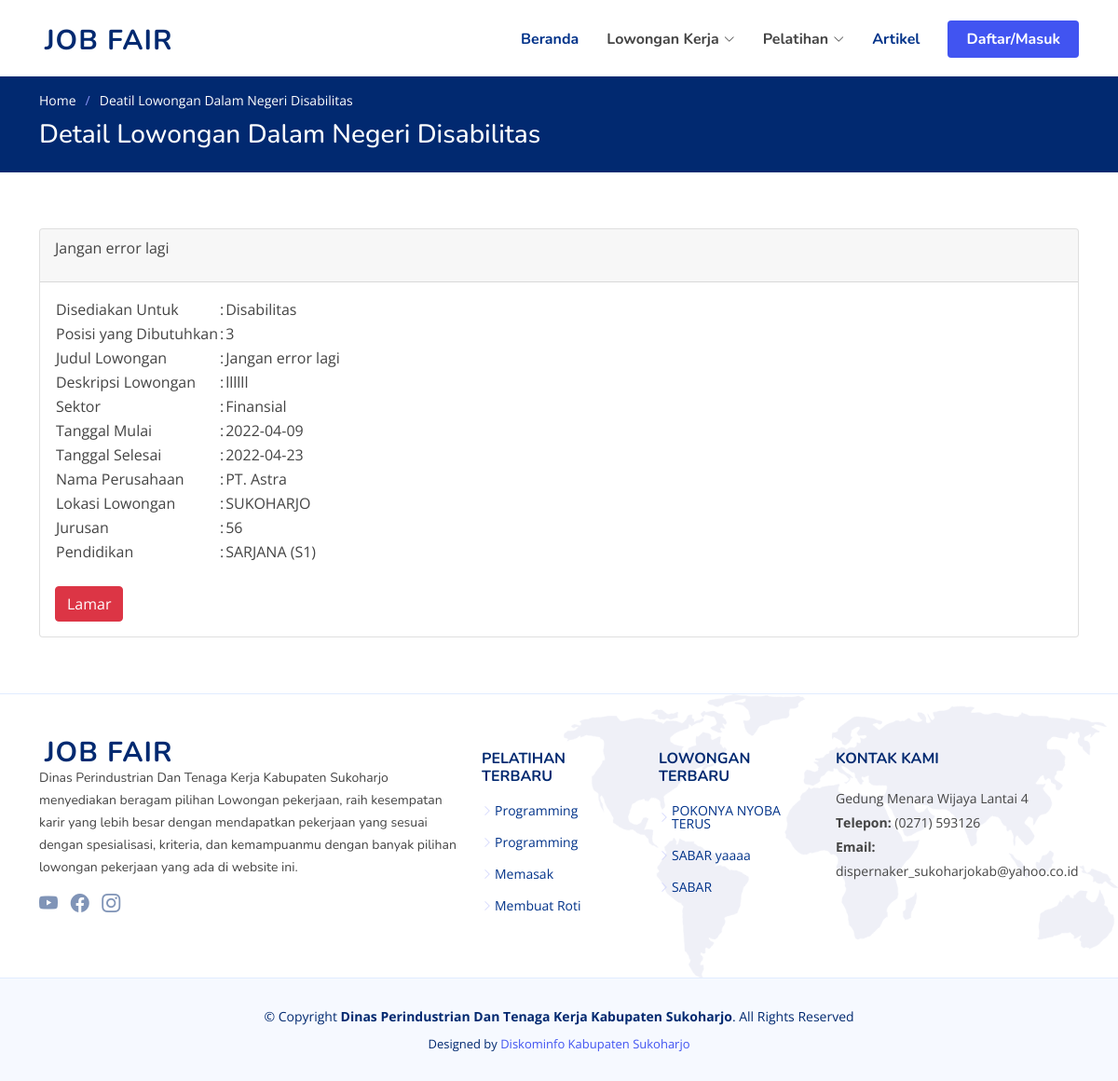
/home/lihatlokerdndisabilitas/98, run on the app's committed database.
### tables this page shows
CREATE TABLE `setting` (
  `web` varchar(99) NOT NULL,
  `keyword` varchar(99) NOT NULL,
  `logo` varchar(99) NOT NULL,
  `alamat` text NOT NULL,
  `telp` varchar(15) NOT NULL,
  `email` varchar(99) NOT NULL,
  `yt` varchar(99) NOT NULL,
  `ig` varchar(99) NOT NULL,
  `fb` varchar(99) NOT NULL
);

CREATE TABLE `lowongan` (
  `id_lowongan` int(11) NOT NULL AUTO_INCREMENT,
  `disediakanuntuk` text NOT NULL,
  `jabatan` varchar(50) NOT NULL,
  `judul_lowongan` text NOT NULL,
  `deskripsi_lowongan` text NOT NULL,
  `id_sektor` int(50) NOT NULL,
  `tgl_buka_loker` date NOT NULL,
  `tgl_tutup_loker` date NOT NULL,
  `lokasi_lowongan` text NOT NULL,
  `jurusan` varchar(50) NOT NULL,
  `id_pendidikan` int(11) NOT NULL,
  `jumlah` int(20) NOT NULL,
  `nama_pj` text NOT NULL,
  `status` varchar(50) NOT NULL,
  `jenis_lowongan` varchar(50) NOT NULL,
  `id_user` text NOT NULL,
  `tgl_seleksi_administrasi` date DEFAULT NULL,
  `tgl_seleksi_wawancara` date DEFAULT NULL,
  `lokasi_wawancara` varchar(100) NOT NULL,
  `date` datetime DEFAULT NULL,
  PRIMARY KEY (`id_lowongan`)
);

CREATE TABLE `sektor` (
  `id_sektor` int(100) NOT NULL AUTO_INCREMENT,
  `nama_sektor` text NOT NULL,
  PRIMARY KEY (`id_sektor`)
);

CREATE TABLE `user` (
  `id_user` int(10) NOT NULL AUTO_INCREMENT,
  `nama_user` varchar(99) DEFAULT NULL,
  `username` varchar(99) DEFAULT NULL,
  `password` varchar(255) DEFAULT NULL,
  `level` int(5) DEFAULT NULL,
  `foto_user` varchar(99) DEFAULT NULL,
  `email_user` varchar(50) DEFAULT NULL,
  `nohp_user` varchar(15) DEFAULT NULL,
  `alamat_user` text DEFAULT NULL,
  `status` int(11) DEFAULT NULL,
  `date` datetime DEFAULT NULL,
  PRIMARY KEY (`id_user`)
);

CREATE TABLE `pendidikan` (
  `id_pendidikan` int(11) NOT NULL AUTO_INCREMENT,
  `nama_pendidikan` text NOT NULL,
  PRIMARY KEY (`id_pendidikan`)
);

CREATE TABLE `pelatihan` (
  `id_pelatihan` int(11) NOT NULL AUTO_INCREMENT,
  `kategori` varchar(20) NOT NULL,
  `nama_pelatihan` varchar(99) NOT NULL,
  `jumlah_peserta` varchar(50) DEFAULT NULL,
  `tanggal_mulai` date DEFAULT NULL,
  `tanggal_selesai` date NOT NULL,
  `deskripsi_pelatihan` text NOT NULL,
  `alamat` varchar(150) NOT NULL,
  `jam` varchar(15) NOT NULL,
  `id_user` int(11) NOT NULL,
  `sertifikat` varchar(100) NOT NULL,
  `date` datetime DEFAULT NULL,
  PRIMARY KEY (`id_pelatihan`)
);

### application/controllers/Home.php (called while the page is built, shortened)
<?php
class Home extends CI_Controller {
    public function __construct()
    {
        $this->load->model('main_model');
        $this->load->model('model_register');
        $this->load->model('model_artikel');
        $this->load->model('model_footer');
        $this->load->model('model_lupapassword');
    }
public function lihatlokerdndisabilitas($id=NULL){
        $data["id"]=$id;
        $this->load->view('frontend/header');
        $this->load->view('frontend/lihatlokerdndisabilitas',$data);
        $this->load->view('frontend/footer');
}
}

### index.php (called while the page is built, shortened)
<?php
require_once BASEPATH.'core/CodeIgniter.php';

### application/models/Model_footer.php (called while the page is built, shortened)
<?php
class Model_footer extends CI_Model {
    function get_lowongan_footer(){
        $today = date("Y-m-d");
        $q=$this->db->query("select * from lowongan where jenis_lowongan='Dalam Negeri' and disediakanuntuk='Umum' and tgl_tutup_loker>='$today' order by id_lowongan desc limit 5");
        return $q;
    }
     function get_pelatihan_footer(){
        $q=$this->db->query("select * from pelatihan where kategori='umum' order by id_pelatihan desc limit 5");
        return $q;
    }
}

### application/views/frontend/lihatlokerdndisabilitas.php (the view, shortened to what this page needs)
<main id="main">
    <?php
                $today= date("Y-m-d");
                $q=$this->db->query("select lowongan.*,user.nama_user,user.foto_user,sektor.nama_sektor,pendidikan.nama_pendidikan from lowongan
                        left join user on user.id_user=lowongan.id_user
                        left join sektor on sektor.id_sektor=lowongan.id_sektor
                        left join pendidikan on pendidikan.id_pendidikan=lowongan.id_pendidikan
                        where lowongan.jenis_lowongan='Dalam Negeri' and lowongan.tgl_tutup_loker>='$today' and lowongan.id_lowongan='$id'
                        and lowongan.disediakanuntuk='Disabilitas'
                        ");
                $row=$q->row();
                ?>
    <section class="breadcrumbs">
      <div class="container">
        <ol>
          <li><a href="Pencaker">Home</a></li>
          <li>Deatil Lowongan Dalam Negeri Disabilitas</li>
        </ol>
        <h2>Detail Lowongan Dalam Negeri Disabilitas</h2>
      </div>
    </section>
    <section id="values" class="values">
    <div class="container" data-aos="fade-up">
    <div class="card">
    <div class="card-header">
        <p><?php echo $row->judul_lowongan?></p>
    </div>
    <div class="card-body">
        <table>
           <tr>
                    <td>Disediakan Untuk</td>
                    <td>:</td>
                      <td><?php echo $row->disediakanuntuk?></td>
                    </tr>
                    <tr>
                      <td>Posisi yang Dibutuhkan</td>
                      <td>:</td>
                      <td><?php echo $row->jabatan?></td>
                    </tr>
                    <tr>
                      <td>Judul Lowongan</td>
                      <td>:</td>
                      <td><?php echo $row->judul_lowongan?></td>
                    </tr>
                    <tr>
                      <td>Deskripsi Lowongan</td>
                      <td>:</td>
                      <td><?php echo $row->deskripsi_lowongan?></td>
                    </tr>
                    <tr>
                      <td>Sektor</td>
                      <td>:</td>
                      <td><?php echo $row->nama_sektor?></td>
                    </tr>
                    <tr>
                      <td>Tanggal Mulai</td>
                      <td>:</td>
                      <td><?php echo $row->tgl_buka_loker?></td>
                    </tr>
                    <tr>
                      <td>Tanggal Selesai</td>
                      <td>:</td>
                      <td><?php echo $row->tgl_tutup_loker?></td>
                    </tr>
                    <tr>
                      <td>Nama Perusahaan</td>
                      <td>:</td>
                      <td><?php echo $row->nama_user?></td>
                    </tr>
                    <tr>
                      <td>Lokasi Lowongan</td>
                      <td>:</td>
                      <td><?php echo $row->lokasi_lowongan?></td>
                    </tr>
                    <tr>
                      <td>Jurusan</td>
                      <td>:</td>
                      <td><?php echo $row->jurusan?></td>
                    </tr>
                    <tr>
                      <td>Pendidikan</td>
                      <td>:</td>
                      <td><?php echo $row->nama_pendidikan?></td>
                    </tr>
        </table>
        <br>
        <a href="home/lamarlokerdndisabilitas/<?php echo $row->id_lowongan ?>" class="btn btn-danger">Lamar</a>
    </div>
    </div>
    </div>
</section>
</main>

### application/views/frontend/header.php (shortened to what this page needs)
<?php
$setting = $this->db->get('setting');
$row = $setting->row();
?>
<!DOCTYPE html>
<html lang="en">
<head>
  <link href="frontend/vendor/aos/aos.css" rel="stylesheet">
  <link href="frontend/vendor/bootstrap/css/bootstrap.min.css" rel="stylesheet">
  <link href="frontend/vendor/bootstrap-icons/bootstrap-icons.css" rel="stylesheet">
  <link href="frontend/vendor/glightbox/css/glightbox.min.css" rel="stylesheet">
  <link href="frontend/vendor/remixicon/remixicon.css" rel="stylesheet">
  <link href="frontend/vendor/swiper/swiper-bundle.min.css" rel="stylesheet">
  <link href="frontend/css/style.css" rel="stylesheet">
  <link rel="stylesheet" href="https://pro.fontawesome.com/releases/v5.10.0/css/all.css"/>
  <link rel="stylesheet" href="assets/bundles/select2/dist/css/select2.min.css">
</head>
<body <?php echo isset($ngapp) ? $ngapp : null; ?>>
  <header id="header" class="header fixed-top">
    <div class="container-fluid container-xl d-flex align-items-center justify-content-between">
      <a href="home/index" class="logo d-flex align-items-center">
        <span><?php echo $row->web ?></span>
      </a>
      <nav id="navbar" class="navbar">
        <ul>
          <li><a class="nav-link scrollto" href="#hero">Beranda</a></li>
          <li class="dropdown"><a><span>Lowongan Kerja</span> <i class="bi bi-chevron-down"></i></a>
          </li>
          <li class="dropdown"><a><span>Pelatihan</span> <i class="bi bi-chevron-down"></i></a>
          </li>
          <li><a class="nav-link scrollto" href="artikel/artikel">Artikel</a></li>
          <li><a class="getstarted scrollto" href="home/login">Daftar/Masuk</a></li>
        </ul>
      </nav>
    </div>
  </header>

### application/views/frontend/footer.php (shortened to what this page needs)
<?php
$setting = $this->db->get('setting');
$row = $setting->row();
?>
  <footer id="footer" class="footer">
    <div class="footer-top">
      <div class="container">
        <div class="row gy-4">
          <div class="col-lg-5 col-md-12 footer-info">
            <a href="index.html" class="logo d-flex align-items-center">
              <span><?php echo $row->web ?></span>
            </a>
            <p>Dinas Perindustrian Dan Tenaga Kerja Kabupaten Sukoharjo menyediakan beragam pilihan Lowongan pekerjaan, raih kesempatan karir yang lebih besar dengan mendapatkan pekerjaan yang sesuai dengan spesialisasi, kriteria, dan kemampuanmu dengan banyak pilihan lowongan pekerjaan yang ada di website ini.</p>
            <div class="social-links mt-3">
              <a href="<?php echo $row->yt ?>" class="twitter"><i class="bi bi-youtube"></i></a>
              <a href="<?php echo $row->fb ?>" class="facebook"><i class="bi bi-facebook"></i></a>
              <a href="<?php echo $row->ig ?>" class="instagram"><i class="bi bi-instagram"></i></a>
            </div>
          </div>
          <div class="col-lg-2 col-6 footer-links">
            <h4>Pelatihan Terbaru</h4>
            <ul>
               <?php
              $q = $this->model_footer->get_pelatihan_footer();
              foreach($q->result() as $xrowx){
              ?>
              <li><i class="bi bi-chevron-right"></i> <a target="_blank" href="home/pelatihanumum"><?php echo $xrowx->nama_pelatihan ?></a></li>
               <?php } ?>
            </ul>
          </div>
          <div class="col-lg-2 col-6 footer-links">
            <h4>Lowongan Terbaru</h4>
            <ul>
              <?php
              $q = $this->model_footer->get_lowongan_footer();
              foreach($q->result() as $xrow){
              ?>
              <li><i class="bi bi-chevron-right"></i> <a href="home/lihatlokerdnumum/<?php echo $xrow->id_lowongan?>"><?php echo $xrow->judul_lowongan ?></a></li>
              <?php } ?>
            </ul>
          </div>
          <div class="col-lg-3 col-md-12 footer-contact text-center text-md-start">
            <h4>Kontak Kami</h4>
            <p>
              <?php echo $row->alamat ?><br>
              <strong>Telepon:</strong> <?php echo $row->telp ?><br>
              <strong>Email:</strong> <?php echo $row->email ?><br>
            </p>
          </div>
        </div>
      </div>
    </div>
    <div class="container">
      <div class="copyright">
        &copy; Copyright <strong><span>Dinas Perindustrian Dan Tenaga Kerja Kabupaten Sukoharjo</span></strong>. All Rights Reserved
      </div>
      <div class="credits">
        Designed by <a href="https://bootstrapmade.com/">Diskominfo Kabupaten Sukoharjo</a>
      </div>
    </div>
  </footer>
</body>
</html>

### frontend/css/style.css (style rules this page uses)
:root { scroll-behavior: smooth; }
body { font-family: "Open Sans", sans-serif; color: #444444; }
a { color: #4154f1; text-decoration: none; }
h1, h2, h3, h4, h5, h6 { font-family: "Nunito", sans-serif; }
section { padding: 60px 0; overflow: hidden; }
.breadcrumbs { padding: 15px 0; background: #012970; min-height: 40px; margin-top: 82px; color: #fff; }
.breadcrumbs h2 { font-size: 28px; font-weight: 500; }
.breadcrumbs ol { display: flex; flex-wrap: wrap; list-style: none; padding: 0 0 10px 0; margin: 0; font-size: 14px; }
.breadcrumbs ol a { color: #fff; transition: 0.3s; }
.breadcrumbs ol li + li { padding-left: 10px; }
.breadcrumbs ol li + li::before { display: inline-block; padding-right: 10px; color: #8894f6; content: "/"; }
.header { transition: all 0.5s; z-index: 997; padding: 20px 0; }
.header .logo { line-height: 0; }
.header .logo span { font-size: 30px; font-weight: 700; letter-spacing: 1px; color: #012970; font-family: "Nunito", sans-serif; margin-top: 3px; }
.navbar { padding: 0; }
.navbar ul { margin: 0; padding: 0; display: flex; list-style: none; align-items: center; }
.navbar li { position: relative; }
.navbar a, .navbar a:focus { display: flex; align-items: center; justify-content: space-between; padding: 10px 0 10px 30px; font-family: "Nunito", sans-serif; font-size: 16px; font-weight: 700; color: #013289; white-space: nowrap; transition: 0.3s; }
.navbar a i, .navbar a:focus i { font-size: 12px; line-height: 0; margin-left: 5px; }
.navbar .getstarted, .navbar .getstarted:focus { background: #4154f1; padding: 8px 20px; margin-left: 30px; border-radius: 4px; color: #fff; }
.footer { background: #f6f9ff; padding: 0 0 30px 0; font-size: 14px; }
.footer .footer-top { background: white url(../img/footer-bg.png) no-repeat right top; background-size: contain; border-top: 1px solid #e1ecff; border-bottom: 1px solid #e1ecff; padding: 60px 0 30px 0; }
.footer .footer-top .footer-info { margin-bottom: 30px; }
.footer .footer-top .footer-info .logo { line-height: 0; margin-bottom: 15px; }
.footer .footer-top .footer-info .logo span { font-size: 30px; font-weight: 700; letter-spacing: 1px; color: #012970; font-family: "Nunito", sans-serif; margin-top: 3px; }
.footer .footer-top .footer-info p { font-size: 14px; line-height: 24px; margin-bottom: 0; font-family: "Nunito", sans-serif; }
.footer .footer-top .social-links a { font-size: 20px; display: inline-block; color: rgba(1, 41, 112, 0.5); line-height: 0; margin-right: 10px; transition: 0.3s; }
.footer .footer-top h4 { font-size: 16px; font-weight: bold; color: #012970; text-transform: uppercase; position: relative; padding-bottom: 12px; }
.footer .footer-top .footer-links { margin-bottom: 30px; }
.footer .footer-top .footer-links ul { list-style: none; padding: 0; margin: 0; }
.footer .footer-top .footer-links ul i { padding-right: 2px; color: #d0d4fc; font-size: 12px; line-height: 0; }
.footer .footer-top .footer-links ul li { padding: 10px 0; display: flex; align-items: center; }
.footer .footer-top .footer-links ul li:first-child { padding-top: 0; }
.footer .footer-top .footer-links ul a { color: #013289; transition: 0.3s; display: inline-block; line-height: 1; }
.footer .footer-top .footer-contact p { line-height: 26px; }
.footer .copyright { text-align: center; padding-top: 30px; color: #012970; }
.footer .credits { padding-top: 10px; text-align: center; font-size: 13px; color: #012970; }

### data on the page
setting: web "JOB FAIR", alamat "Gedung Menara Wijaya Lantai 4", telp "(0271) 593126", email "dispernaker_sukoharjokab@yahoo.co.id"
lowongan: judul_lowongan "Jangan error lagi", disediakanuntuk "Disabilitas", jabatan "3", deskripsi_lowongan "llllll", id_sektor.nama_sektor "Finansial", tgl_buka_loker "2022-04-09", tgl_tutup_loker "2022-04-23", id_user.nama_user "PT. Astra", lokasi_lowongan "SUKOHARJO", jurusan "56", id_pendidikan.nama_pendidikan "SARJANA (S1)"
pelatihan: nama_pelatihan "Programming"
pelatihan: nama_pelatihan "Programming"
pelatihan: nama_pelatihan "Memasak"
pelatihan: nama_pelatihan "Membuat Roti"
lowongan: judul_lowongan "POKONYA NYOBA TERUS"
lowongan: judul_lowongan "SABAR yaaaa"
lowongan: judul_lowongan "SABAR"
